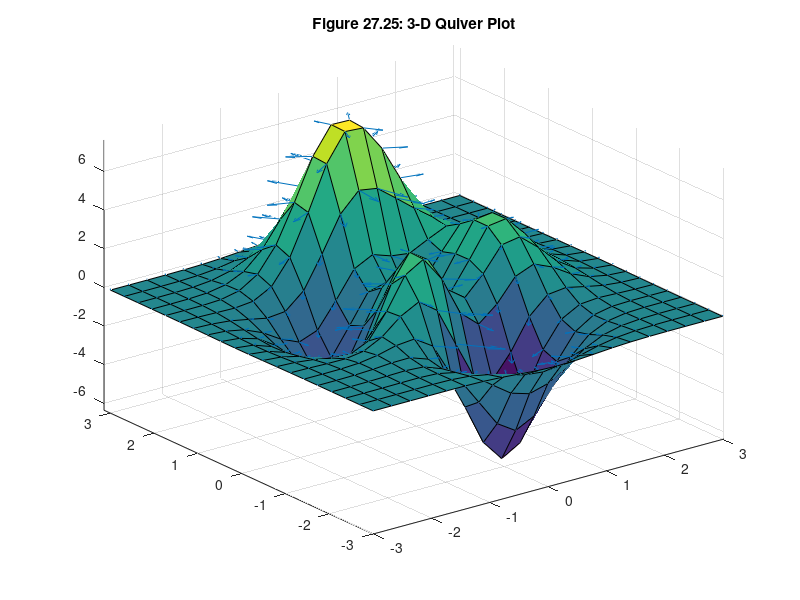

Write MATLAB code to recreate this figure.
[X,Y,Z] = peaks(20);
[Nx,Ny,Nz] = surfnorm(X,Y,Z);
surf(X,Y,Z)
hold on
quiver3(X,Y,Z,Nx,Ny,Nz)
hold off
axis tight
title('Figure 27.25: 3-D Quiver Plot')
